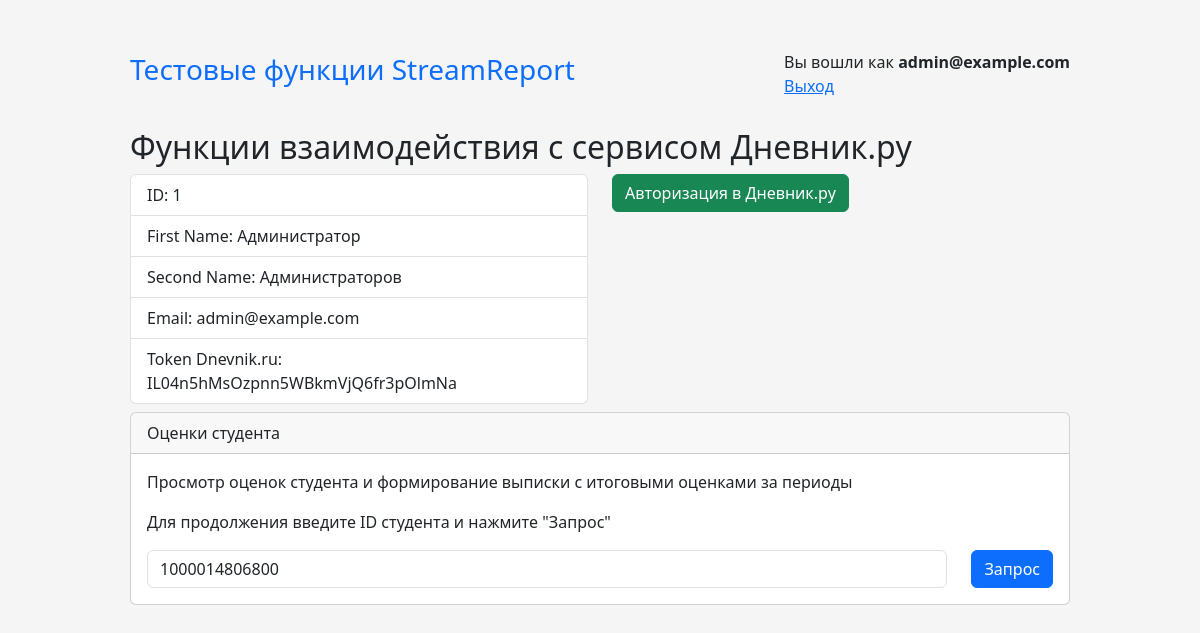
/dnevnik_reports (signed in), run on an earlier commit of the app's database.
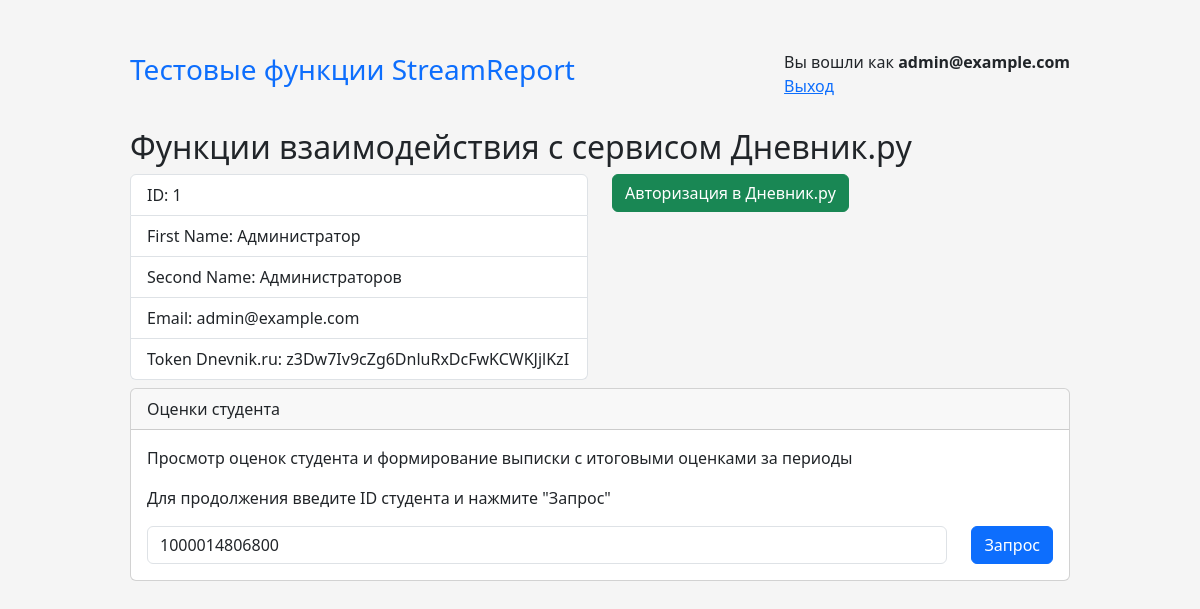
And on a later commit of the database.
### app/models.py (models this page shows, shortened)
class User(db.Model):
    __tablename__ = 'user'
    id = db.Column(db.Integer, primary_key=True)
    email = db.Column(db.String, unique=True, nullable=False)
    password = db.Column(db.String)
    last_name = db.Column(db.String(64))
    first_name = db.Column(db.String(64))
    authenticated = db.Column(db.Boolean, default=False)
    token_dnevnik = db.Column(db.String(64))

### app/routes.py (the view)
@app.route('/dnevnik_reports')
@login_required
def dnevnik_reports():
    user = User.query.filter_by(id=session["id"]).first()
    return render_template("dnevnik_reports.html", title="Формирование выписки для студента", user = user)

### app/routes.py (called while the page is built)
def login_required(func):
    @functools.wraps(func)
    def secure_function(*args, **kwargs):
        if "email" not in session:
            return redirect(url_for("login", next=request.url))
        return func(*args, **kwargs)
    return secure_function

### app/templates/dnevnik_reports.html (shortened to what this page needs)
{% extends 'base.html' %}
{% block content %}
<div id="app">
  <h2>Функции взаимодействия с сервисом Дневник.ру</h2>
  <div class="row my-2">
    <div class="col">
      <ul class="list-group">
        <li class="list-group-item">ID: {{ user.id }}</li>
        <li class="list-group-item">First Name: {{ user.first_name }}</li>
        <li class="list-group-item">Second Name: {{ user.last_name }}</li>
        <li class="list-group-item">Email: {{ user.email }}</li>
        <li class="list-group-item">Token Dnevnik.ru: {{ user.token_dnevnik }}</li>
      </ul>
    </div>
    <div class="col">
      <button class="btn btn-success" @click="getDataDnevnik" v-if="!currentUser.id">Авторизация в Дневник.ру</button>
    </div>
  </div>
  <div class="card">
    <div class="card-header">
      Оценки студента
    </div>
    <div class="card-body">
      <p class="card-text">Просмотр оценок студента и формирование выписки с итоговыми оценками за периоды</p>
      <p class="card-text">Для продолжения введите ID студента и нажмите "Запрос"</p>
      <div class="row">
        <div class="col">
          <input class="form-control" type="text" placeholder="Введите id студента" v-model="student_id">
        </div>
        <div class="col-auto">
          <button type="button" class="btn btn-primary" data-bs-toggle="modal" data-bs-target="#staticBackdrop" @click="getDataStudent" :disabled="!student_id">Запрос</button>
        </div>
      </div>
    </div>
  </div>
</div>
{% endblock %}

### app/templates/base.html (shortened to what this page needs)
<!DOCTYPE html>
<html lang="en">
<head>
    <link href="https://cdn.jsdelivr.net/npm/bootstrap@5.3.0-alpha1/dist/css/bootstrap.min.css" rel="stylesheet">
    <link type="text/css" href="{{ url_for('static', filename='css/style.css')}}" rel="stylesheet" />
    <link type="text/css" href="{{ url_for('static', filename='css/loaders.css')}}" rel="stylesheet" />
</head>
<body>
  <div class="wrapper">
    <div class="header">
      <h3 class="me-3"><a href="/" class="logo">Тестовые функции StreamReport</a></h3>
      <div class="ms-auto">Вы вошли как <strong>{{ session['email'] }}</strong> <br />
      <a href={{ url_for('logout') }}>Выход</a></div>
    </div>
    <main class="content">
      {% block content %}
      {% endblock %}
    </main>
  </div>
</body>
</html>

### app/static/css/style.css (style rules this page uses)
body { display: flex; padding-top: 40px; padding-bottom: 40px; background-color: #f5f5f5; }
.logo { text-decoration: none; }
.header { display: flex; align-items: center; margin-bottom: 10px; justify-content: space-between; padding: 10px; }
.wrapper { width: 960px; margin: 0 auto; }
.content { padding: 10px; }

What changed in the data, as far as the page shows it:
changed User "admin@example.com": token_dnevnik "IL04n5hMsOzpnn5WBkmVjQ6fr3pOlmNa" → "z3Dw7Iv9cZg6DnluRxDcFwKCWKJjlKzI"
